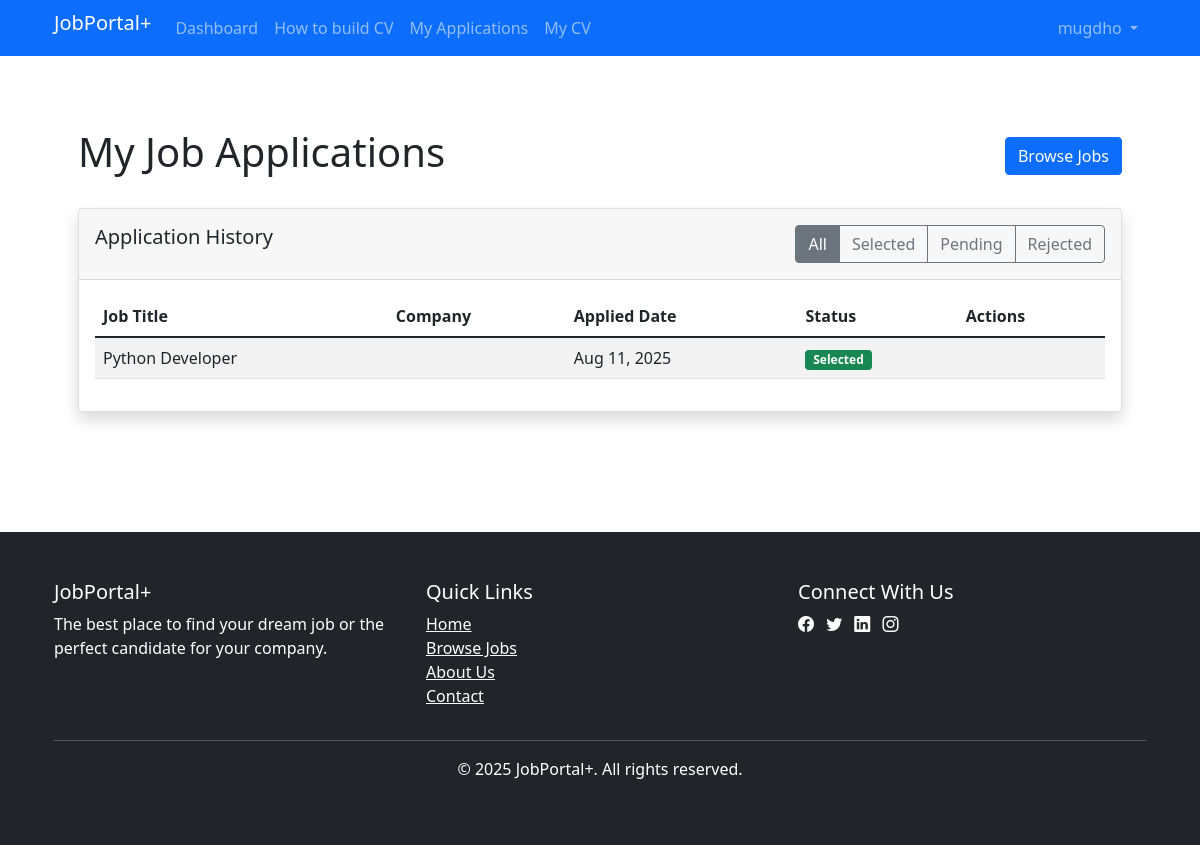
Screenshot of /employee/applications.php (signed in) with the database file from the repository.
### tables this page shows
CREATE TABLE `applications` (
  `id` int(11) NOT NULL,
  `job_id` int(11) NOT NULL,
  `employee_id` int(11) NOT NULL,
  `cv_path` varchar(255) DEFAULT NULL,
  `generated_cv_data` text DEFAULT NULL,
  `cover_letter` text DEFAULT NULL,
  `applied_at` timestamp NOT NULL DEFAULT current_timestamp(),
  `status` enum('pending','reviewed','selected','rejected') DEFAULT 'pending'
);

CREATE TABLE `jobs` (
  `id` int(11) NOT NULL,
  `employer_id` int(11) NOT NULL,
  `company_name` varchar(100) NOT NULL,
  `title` varchar(100) NOT NULL,
  `description` text NOT NULL,
  `requirements` text NOT NULL,
  `location` varchar(100) NOT NULL,
  `salary` varchar(50) DEFAULT NULL,
  `type` enum('Full-time','Part-time','Contract','Internship') NOT NULL,
  `category` varchar(50) NOT NULL,
  `posted_at` timestamp NOT NULL DEFAULT current_timestamp(),
  `deadline` date DEFAULT NULL,
  `is_active` tinyint(1) DEFAULT 1
);

### employee/applications.php (the view, shortened to what this page needs)
<?php
require("../db.php");
include("../header.php");
$employee_id = $_SESSION['user_id'];
$filter = isset($_GET['filter']) ? $_GET['filter'] : 'all';
$sql = "SELECT a.*, j.title, ep.company_name
        FROM applications a
        JOIN jobs j ON a.job_id = j.id
        JOIN employer_profiles ep ON j.employer_id = ep.user_id
        WHERE a.employee_id = $employee_id";
$sql .= " ORDER BY a.applied_at DESC";
$result = mysqli_query($conn, $sql);
$applications = mysqli_fetch_all($result, MYSQLI_ASSOC);
?>
<!DOCTYPE html>
<html>
<head>
    <link href="https://cdn.jsdelivr.net/npm/bootstrap@5.1.3/dist/css/bootstrap.min.css" rel="stylesheet">
</head>
<body>
<div class="container py-5">
    <div class="d-flex justify-content-between align-items-center mb-4">
        <h1>My Job Applications</h1>
        <div>
            <a href="jobs.php" class="btn btn-primary">Browse Jobs</a>
        </div>
    </div>
    <div class="card shadow mb-4">
        <div class="card-header py-3">
            <div class="row">
                <div class="col-md-6">
                    <h5 class="mb-0">Application History</h5>
                </div>
                <div class="col-md-6 text-end">
                    <div class="btn-group">
                        <a href="?filter=all" class="btn btn-outline-secondary <?= $filter == 'all' ? 'active' : '' ?>">All</a>
                        <a href="?filter=selected" class="btn btn-outline-secondary <?= $filter == 'selected' ? 'active' : '' ?>">Selected</a>
                        <a href="?filter=pending" class="btn btn-outline-secondary <?= $filter == 'pending' ? 'active' : '' ?>">Pending</a>
                        <a href="?filter=rejected" class="btn btn-outline-secondary <?= $filter == 'rejected' ? 'active' : '' ?>">Rejected</a>
                    </div>
                </div>
            </div>
        </div>
        <div class="card-body">
            <div class="table-responsive">
                <table class="table table-striped table-hover">
                    <thead>
                        <tr>
                            <th>Job Title</th>
                            <th>Company</th>
                            <th>Applied Date</th>
                            <th>Status</th>
                            <th>Actions</th>
                        </tr>
                    </thead>
                    <tbody>
                        <?php foreach ($applications as $app): ?>
                            <tr>
                                <td><?= $app['title'] ?></td>
                                <td><?= $app['company_name'] ?></td>
                                <td><?= date('M d, Y', strtotime($app['applied_at'])) ?></td>
                                <td>
                                    <span class="badge bg-<?=
                                        $app['status'] == 'selected' ? 'success' :
                                        ($app['status'] == 'rejected' ? 'danger' : 'warning')
                                    ?>">
                                        <?= ucfirst($app['status']) ?>
                                    </span>
                                </td>
                                <td>
                                </td>
                            </tr>
                        <?php endforeach; ?>
                    </tbody>
                </table>
            </div>
        </div>
    </div>
</div>
</body>
</html>
<?php include("../footer.php") ?>

### rows the page displays
applications: job.title "Python Developer", applied_at "Aug 11, 2025", status "Selected"

### other values shown
$_SESSION['username'] "mugdho"
